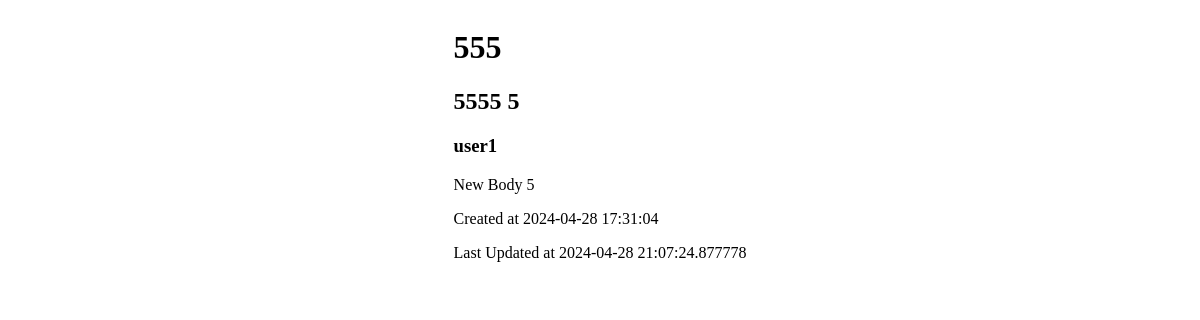
Page /blogs/5 on the committed database.
### blog_api/models.py (models this page shows, shortened)
class BlogPost(db.Model):
   __tablename__ = "blog_posts"
   id: Mapped[int] = mapped_column(primary_key=True)
   title: Mapped[str]
   subtitle: Mapped[Optional[str]]
   body: Mapped[str]
   created_at: Mapped[datetime] = mapped_column(server_default=func.now())
   updated_at: Mapped[datetime] = mapped_column(onupdate=lambda : datetime.now(timezone.utc), server_default=func.now())
   author_id: Mapped[int] = mapped_column(ForeignKey("users.id"))
   author: Mapped["User"] = relationship(back_populates="blogs")

class User(db.Model):
   __tablename__="users"
   id: Mapped[int] = mapped_column(primary_key=True)
   username: Mapped[str]
   password: Mapped[str]
   blogs: Mapped[List["BlogPost"]] = relationship(back_populates="author")

### blog_api/api.py (the view)
@app.get('/blogs/<int:blog_id>')
def get_blog(blog_id):
    res = db.get_or_404(BlogPost, blog_id)
    blog = {
        "id": res.id,
        "title": res.title,
        "subtitle": res.subtitle,
        "body": res.body,
        "created_at": res.created_at,
        "updated_at": res.updated_at,
        "author": res.author.username
    }
    return render_template('./blog.html', blog=blog, is_authed=(current_user.is_authenticated and current_user.id==res.author.id))

### blog_api/templates/blog.html (shortened to what this page needs)
{% extends 'base.html' %}
{% block content %}
<div id="blog-details">
<h1>{{blog.title}}</h1>
<h2>{{blog.subtitle}}</h2>
<h3>{{blog.author}}</h3>
<p>{{blog.body}}</p>
<p>Created at {{blog.created_at}}</p>
<p>Last Updated at {{blog.updated_at}}</p>
</div>
{% endblock %}

### blog_api/static/main.css (style rules this page uses)
body { display: flex; flex-direction: column; align-items: center; }

### rows in the picture
BlogPost: title "555", subtitle "5555 5", body "New Body 5", created_at "2024-04-28 17:31:04", updated_at "2024-04-28 21:07:24.877778"
User: author "user1"
